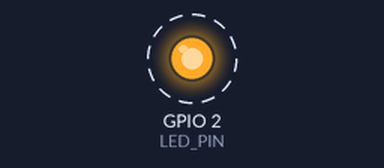
Recording of a sketch running on a simulated ESP32. On the bench: output pins drawn as LEDs (lit = HIGH). Dashed ring = blinking. What the sketch prints to the serial monitor is not drawn.

Above: at 0.2 s.
Timing chart, 0 to 3.0 s (numbered marks = the images above):
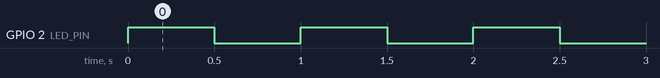

Measured:
- by itself, GPIO 2 (LED_PIN): alternates HIGH for 0.50 s and LOW for 0.50 s

The sketch:

1-1lightflicker.ino
```cpp
// 定义板载LED引脚，避免使用"魔法数字"
#define LED_PIN 2

void setup() {
  // 初始化串口通信
  Serial.begin(115200);
  // 初始化板载LED引脚为输出模式
  pinMode(LED_PIN, OUTPUT);
}

void loop() {
  Serial.println("Hello ESP32!");
  digitalWrite(LED_PIN, HIGH);   // 点亮LED
  delay(500);                   // 等待1秒
  digitalWrite(LED_PIN, LOW);    // 熄灭LED
  delay(500);              // 等待1秒
}
```
